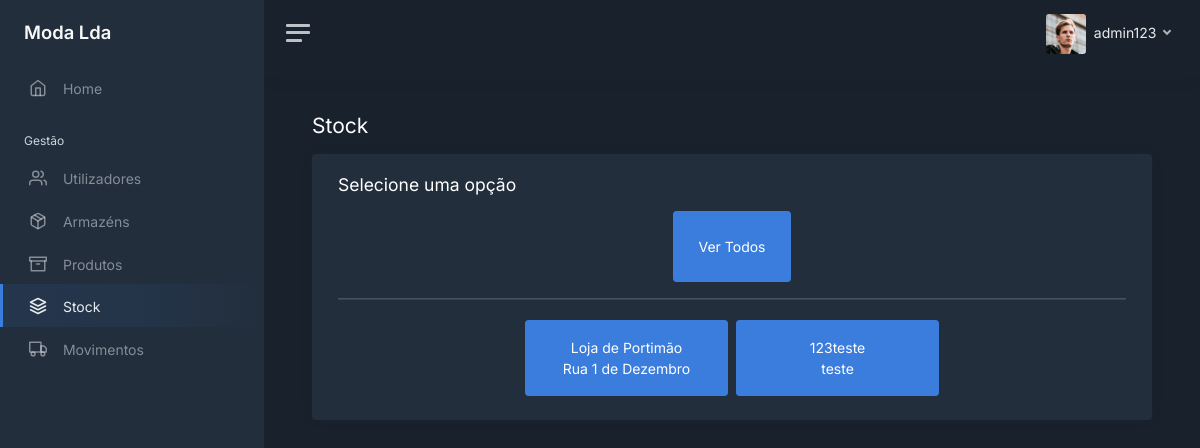
/stock (signed in), run on the app's committed database.
### modules/login/models.py (models this page shows, shortened)
class User(UserMixin, db.Model):
    __tablename__ = 'users'
    __table_args__ = {'extend_existing': True}
    id = db.Column(db.Integer, primary_key=True)
    username = db.Column(db.String(), unique=True)
    password = db.Column(db.String())
    role = db.Column(db.String())
    last_login = db.Column(db.DateTime, server_default=db.func.now())
    active = db.Column(db.Boolean, unique=False, default=True)

### modules/main/models.py (models this page shows, shortened)
class Warehouse(db.Model):
    __tablename__ = 'warehouses'
    __table_args__ = {'extend_existing': True}
    id = db.Column(db.Integer, primary_key=True)
    name = db.Column(db.String(), unique=True)
    address = db.Column(db.String())
    phone = db.Column(db.String())
    active = db.Column(db.Boolean, unique=False, default=True)

### modules/main/views.py (the view)
@bp.route('/stock')
@login_required
def stock():
    warehouses_query = Warehouse.query.filter_by(active=1).all()
    return render_template('stock/select_warehouse.html', user=current_user, tab="stock",
                           warehouses=warehouses_query)

### modules/login/models.py (called while the page is built)
@login_manager.user_loader
def load_user(user_id):
    return User.query.get(int(user_id))

### modules/main/templates/stock/select_warehouse.html (shortened to what this page needs)
<!DOCTYPE html>
<html lang="en">
<head>
    <link href="/static/css/dashboard.css" rel="stylesheet">
    <link href="https://cdn.datatables.net/1.13.7/css/dataTables.bootstrap5.min.css" rel="stylesheet">
</head>
{% extends 'sidebar.html' %}
{% block content %}
    <div class="row">
        <div class="col float-start">
            <h1 class="h3 mb-3">Stock</h1>
        </div>
    </div>
    <div class="card">
        <div class="card-body">
            <div class="container-fluid">
                <div class="row">
                    <h4 class="h4 mb-3">Selecione uma opção</h4>
                </div>
                <div class="row">
                    <div class="col-12 d-flex justify-content-center">
                        <a href="/stock/all/products" class="btn btn-primary p-4">Ver Todos</a>
                    </div>
                </div>
                <hr style="border-bottom: 1px solid grey">
                <div class="row d-flex justify-content-center">
                    {% for warehouse in warehouses %}
                        <a href="/stock/{{ warehouse.id }}/products" class="btn btn-primary p-3 m-1 col-3">
                            {{ warehouse.name }}<br>
                            {{ warehouse.address }}
                        </a>
                    {% endfor %}
                </div>
            </div>
        </div>
    </div>
{% endblock %}

### modules/main/templates/sidebar.html (shortened to what this page needs)
<body data-theme="dark">
<div class="wrapper">
    <nav id="sidebar" class="sidebar js-sidebar">
        <div class="sidebar-content js-simplebar">
            <a class="sidebar-brand" href="/home">
                <span class="align-middle">Moda Lda</span>
            </a>
            <ul class="sidebar-nav">
                <li class="sidebar-item {% if tab == 'home' %}active{% endif %}">
                    <a class="sidebar-link" href="/home">
                        <i class="align-middle" data-feather="home"></i> <span class="align-middle">Home</span>
                    </a>
                </li>
                <li class="sidebar-header">
                    Gestão
                </li>
                {% if user.role == 'admin' or user.role == 'gerente' %}
                <li class="sidebar-item {% if tab == 'users' %}active{% endif %}">
                    <a class="sidebar-link" href="/users">
                        <i class="align-middle" data-feather="users"></i> <span class="align-middle">Utilizadores</span>
                    </a>
                </li>
                {% endif %}
                {% if user.role == 'admin' or user.role == 'gerente' %}
                <li class="sidebar-item {% if tab == 'warehouses' %}active{% endif %}">
                    <a class="sidebar-link" href="/warehouses">
                        <i class="align-middle" data-feather="package"></i> <span class="align-middle">Armazéns</span>
                    </a>
                </li>
                {% endif %}
                <li class="sidebar-item {% if tab == 'products' %}active{% endif %}">
                    <a class="sidebar-link" href="/products">
                        <i class="align-middle" data-feather="archive"></i> <span class="align-middle">Produtos</span>
                    </a>
                </li>
                <li class="sidebar-item {% if tab == 'stock' %}active{% endif %}">
                    <a class="sidebar-link" href="/stock">
                        <i class="align-middle" data-feather="layers"></i> <span class="align-middle">Stock</span>
                    </a>
                </li>
                <li class="sidebar-item {% if tab == 'movements' %}active{% endif %}">
                    <a class="sidebar-link" href="/movements">
                        <i class="align-middle" data-feather="truck"></i> <span class="align-middle">Movimentos</span>
                    </a>
                </li>
            </ul>
        </div>
    </nav>
    <div class="main">
        <nav class="navbar navbar-expand navbar-light navbar-bg">
            <a class="sidebar-toggle js-sidebar-toggle">
                <i class="hamburger align-self-center"></i>
            </a>
            <div class="navbar-collapse collapse">
                <ul class="navbar-nav navbar-align">
                    <li class="nav-item dropdown">
                        <a class="nav-link dropdown-toggle d-none d-sm-inline-block" href="#" data-bs-toggle="dropdown">
                            <img src="/static/img/avatars/avatar.jpg" class="avatar img-fluid rounded me-1"
                                 alt="{{ user.username }}"/> <span class="text-dark"> {{ user.username }} </span>
                        </a>
                    </li>
                </ul>
            </div>
        </nav>
        <main class="content">
            <div class="container-fluid p-0">
                {% block content %}
                {% endblock %}
            </div>
        </main>
    </div>
</div>
</body>
</html>

### data on the page
User: username "admin123"
Warehouse: name "Loja de Portimão", address "Rua 1 de Dezembro"
Warehouse: name "123teste", address "teste"
